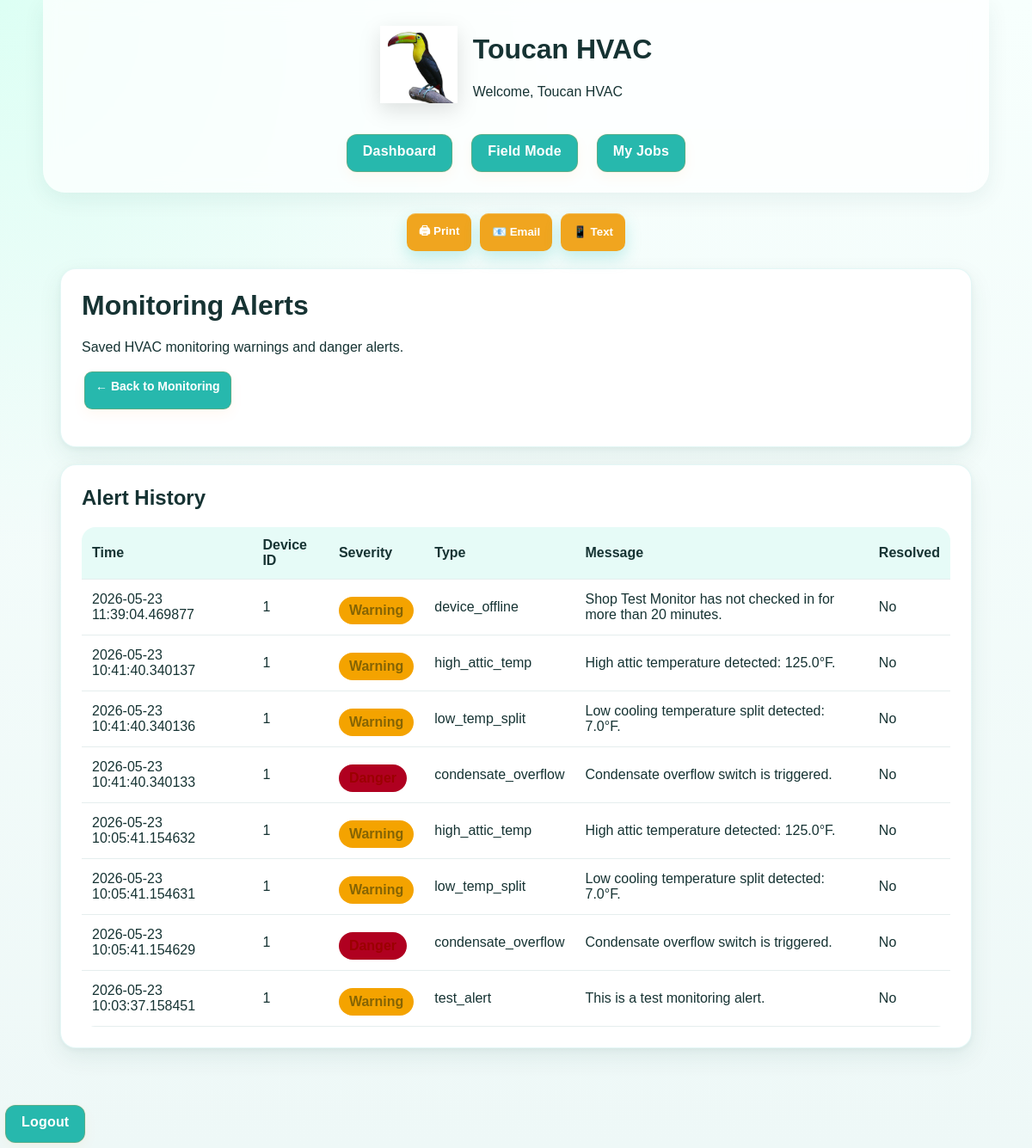
/monitoring/alerts, run on the app's committed database.
### app.py (models this page shows)
class MonitoringAlert(db.Model):
    id = db.Column(db.Integer, primary_key=True)
    device_id = db.Column(db.Integer, db.ForeignKey("monitoring_device.id"), nullable=False)
    reading_id = db.Column(db.Integer, db.ForeignKey("sensor_reading.id"), nullable=True)
    timestamp = db.Column(db.DateTime, nullable=False, default=datetime.utcnow)
    alert_type = db.Column(db.String(100), nullable=False)
    severity = db.Column(db.String(50), nullable=False, default="warning")
    message = db.Column(db.Text, nullable=False)
    resolved = db.Column(db.Boolean, default=False)
    send_sms = db.Column(db.Boolean, default=False)
    sms_phone_number = db.Column(db.String(50), nullable=True)
    send_email = db.Column(db.Boolean, default=False)
    email_address = db.Column(db.String(150), nullable=True)
    notification_sent = db.Column(db.Boolean, default=False)
    notification_sent_at = db.Column(db.DateTime, nullable=True)

### app.py (the view)
@app.route("/monitoring/alerts")
def monitoring_alerts():
    alerts = MonitoringAlert.query.order_by(MonitoringAlert.timestamp.desc()).limit(100).all()
    return render_template("monitoring_alerts.html", alerts=alerts)

### app.py (called while the page is built, shortened)
@app.before_request
def force_admin_user_once():
    global _admin_bootstrap_done
    if _admin_bootstrap_done:
        return

### templates/monitoring_alerts.html (shortened to what this page needs)
{% extends "base.html" %}
{% block content %}
<div class="card">
  <h1>Monitoring Alerts</h1>
  <p>Saved HVAC monitoring warnings and danger alerts.</p>
  <p><a class="action-btn" href="/monitoring">← Back to Monitoring</a></p>
</div>
<div class="card">
  <h2>Alert History</h2>
  {% if alerts %}
    <table>
      <thead>
        <tr>
          <th>Time</th>
          <th>Device ID</th>
          <th>Severity</th>
          <th>Type</th>
          <th>Message</th>
          <th>Resolved</th>
        </tr>
      </thead>
      <tbody>
        {% for alert in alerts %}
        <tr>
          <td>{{ alert.timestamp }}</td>
          <td>{{ alert.device_id }}</td>
          <td>
            {% if alert.severity == "danger" %}
              <span class="danger-pill">Danger</span>
            {% else %}
              <span class="urgent-pill">Warning</span>
            {% endif %}
          </td>
          <td>{{ alert.alert_type }}</td>
          <td>{{ alert.message }}</td>
          <td>{{ "Yes" if alert.resolved else "No" }}</td>
        </tr>
        {% endfor %}
      </tbody>
    </table>
  {% else %}
    <p>No alerts recorded yet.</p>
  {% endif %}
</div>
{% endblock %}

### static/style.css (style rules this page uses)
body { margin: 0; font-family: Arial, sans-serif; background: #f4f7f8; color: #1f2937; }
.card, .hero-card, .stat-card { background: white; border-radius: 16px; padding: 20px; margin-bottom: 20px; box-shadow: 0 8px 20px rgba(0,0,0,0.08); }
table { width: 100%; border-collapse: collapse; }
th, td { padding: 12px; border-bottom: 1px solid #e5e7eb; }
.action-btn { display: inline-block; padding: 10px 14px; border-radius: 10px; text-decoration: none; font-weight: 800; background: #27b8ad; color: white !important; }
.action-btn { display: inline-block !important; padding: 10px 14px !important; border-radius: 10px !important; text-decoration: none !important; font-weight: 800 !important; background: #27b8ad !important; color: white !important; }
.action-btn { display:inline-block !important; padding:10px 14px !important; border-radius:10px !important; text-decoration:none !important; font-weight:800 !important; color:white !important; background:#27b8ad !important; }
.action-btn { display: inline-block !important; padding: 8px 12px !important; border-radius: 9px !important; text-decoration: none !important; font-weight: 800 !important; color: white !important; margin-right: 6px !important; font-size: 14px !important; }
.action-btn { display: inline-block !important; padding: 8px 12px !important; border-radius: 9px !important; text-decoration: none !important; font-weight: 800 !important; color: white !important; margin: 3px !important; background: #27b8ad !important; font-size: 14px !important; }
.action-btn { display: inline-block; padding: 10px 16px; border-radius: 10px; background: #27bdb3; color: white; font-weight: bold; text-decoration: none; }
.card { background: white; border-radius: 18px; padding: 24px; margin: 20px auto; box-shadow: 0 4px 16px rgba(0,0,0,0.08); }
* { box-sizing: border-box; }
body { margin: 0; background: #f4fbfa; color: #163333; }
a { -webkit-tap-highlight-color: transparent; }
.card, .dashboard-hero, .dash-card { border: 1px solid rgba(0,0,0,0.04); }
.card h1, .card h2, .dashboard-hero h1 { margin-top: 0; }
button, .action-btn, .nav-pill, input[type="submit"] { cursor: pointer; min-height: 44px; }
table { width: 100%; border-collapse: collapse; background: white; border-radius: 16px; overflow: hidden; }
th, td { padding: 12px; border-bottom: 1px solid #e5eeee; text-align: left; }
th { background: #e6fbf7; }
:root { --toucan-teal: #27bdb3; --toucan-teal-dark: #168f88; --toucan-gold: #f5a313; --soft-bg: #f3fbfa; --ink: #173b3b; }
body { background: radial-gradient(circle at top left, rgba(127,255,212,0.22), transparent 35%), linear-gradient(180deg, #f7fffd 0%, #eef8f7 100%); }
.card, .dash-card, .mobile-action-card, .mobile-job-card, .customer-list-card, .equipment-card, .photo-card { border: 1px solid rgba(39,189,179,0.12); box-shadow: 0 10px 28px rgba(9, 74, 70, 0.08), 0 2px 6px rgba(9, 74, 70, 0.05); transition: transform 0.18s ease, box-shadow 0.18s ease; }
.action-btn, .nav-pill, button, input[type="submit"], .invoice-action-link { border: none; background: linear-gradient(135deg, var(--toucan-teal), var(--toucan-teal-dark)); color: white; box-shadow: 0 8px 18px rgba(39,189,179,0.25), inset 0 1px 0 rgba(255,255,255,0.25); transition: transform 0.15s ease, box-shadow 0.15s ease, opacity 0.15s ease; }
.danger-pill { background:#b00020 !important; margin-top:8px; }
.urgent-pill { background:#f4a300 !important; margin-top:8px; }
body:not(.login-page) a.action-btn:not([href*="login"]), body:not(.login-page) button.action-btn, body:not(.login-page) .nav-pill:not([href*="login"]) { border: 1px solid rgba(255, 132, 0, 0.20) !important; box-shadow: 0 0 0 1px rgba(255, 132, 0, 0.045), 0 6px 16px rgba(255, 132, 0, 0.055) !important; }

### templates/monitoring_alerts.html (style rules this page uses)
.urgent-pill { display: inline-block; padding: 7px 12px; border-radius: 999px; background: #fff3cd; color: #856404; font-weight: 700; }
.danger-pill { display: inline-block; padding: 7px 12px; border-radius: 999px; background: #ffe0e0; color: #9b0000; font-weight: 700; }

### data on the page
MonitoringAlert: timestamp "2026-05-23 11:39:04.469877", device_id "1", severity "Warning", alert_type "device_offline", message "Shop Test Monitor has not checked in for more than 20 minutes.", resolved "No"
MonitoringAlert: timestamp "2026-05-23 10:41:40.340137", device_id "1", severity "Warning", alert_type "high_attic_temp", message "High attic temperature detected: 125.0°F.", resolved "No"
MonitoringAlert: timestamp "2026-05-23 10:41:40.340136", device_id "1", severity "Warning", alert_type "low_temp_split", message "Low cooling temperature split detected: 7.0°F.", resolved "No"
MonitoringAlert: timestamp "2026-05-23 10:41:40.340133", device_id "1", alert_type "condensate_overflow", message "Condensate overflow switch is triggered.", resolved "No"
MonitoringAlert: timestamp "2026-05-23 10:05:41.154632", device_id "1", severity "Warning", alert_type "high_attic_temp", message "High attic temperature detected: 125.0°F.", resolved "No"
MonitoringAlert: timestamp "2026-05-23 10:05:41.154631", device_id "1", severity "Warning", alert_type "low_temp_split", message "Low cooling temperature split detected: 7.0°F.", resolved "No"
MonitoringAlert: timestamp "2026-05-23 10:05:41.154629", device_id "1", alert_type "condensate_overflow", message "Condensate overflow switch is triggered.", resolved "No"
MonitoringAlert: timestamp "2026-05-23 10:03:37.158451", device_id "1", severity "Warning", alert_type "test_alert", message "This is a test monitoring alert.", resolved "No"

### other printed values
{{ user.name if user else "Toucan HVAC" }} "Toucan HVAC"
